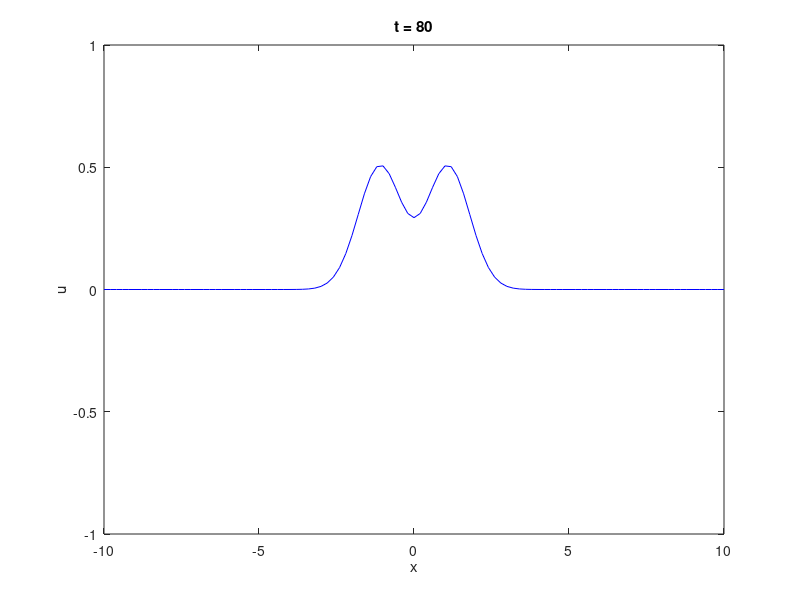

MATLAB code to generate this figure:
% CTCS for 1D wave equation
clear all
close all
clc

xmax=10;
jmax=101;
tmax=80;

x=linspace(-xmax,xmax,jmax);

dx= x(2)-x(1); % Grid spacing
u=exp(-x.^2); % % u: u^n Gaussian distribution
u(1)=0; u(jmax)=0; % Dirichlet BCs
C=1; % Courant number
c=1; % Speed of medium (sound)
dt=C*dx/c; % Time step

nmax=ceil(tmax/dt);
uo=u; % uo: u^n-1
un=u; % um: u^n+1

j=[2:jmax-1];
tic
for n=1:nmax
    un(j)=2*u(j)-uo(j)+C^2*(u(j+1)-2*u(j)+u(j-1));
    % Neumann BCs
    un(1)=un(2);
    un(jmax)=un(jmax-1);
    
    uo=u;
    u=un;
    t=dt*n;
    
    plot(x,u,'b')
    axis([-xmax, xmax, -1, 1])
    title(['t = ',num2str(t,2)])
    drawnow;
end
toc

xlabel('x')
ylabel('u')